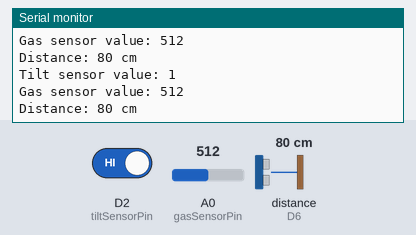
The sketch below on a simulated ESP8266 (NodeMCU). Parts: the last lines printed to the serial monitor. Wiring (inferred from the names in the program): ultrasonic range finder: trigger D5; echo D6. The inputs (shaded band) are chosen by the test bench; at power-on: distance to the obstacle (sensor on D6) 80 cm, A0 (gasSensorPin) = 512, D2 (tiltSensorPin) HIGH. The echo pulse lasts 58.3 µs per cm; WiFi joins after 1.5 s; servers stay silent unless stated.

Above: at 3.0 s.
3.1 s: distance to the obstacle (sensor on D6) set to 2 cm
At 4.4 s:
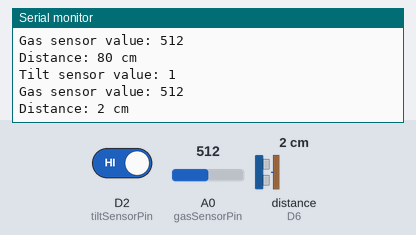
4.6 s: A0 (gasSensorPin) set to 716
At 5.6 s:
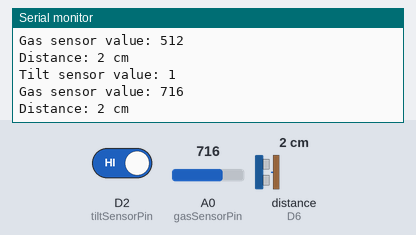
6.1 s: D2 (tiltSensorPin) driven LOW
7.6 s: distance to the obstacle (sensor on D6) set to 4 cm
At 8.6 s:
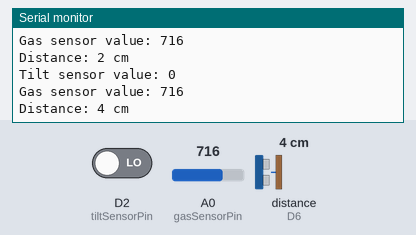
9.1 s: A0 (gasSensorPin) set to 900
At 10.6 s:
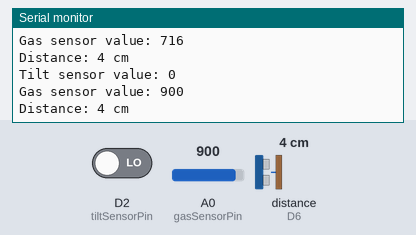
Timing chart, 0 to 11.6 s (numbered marks = the images above; inputs shaded):
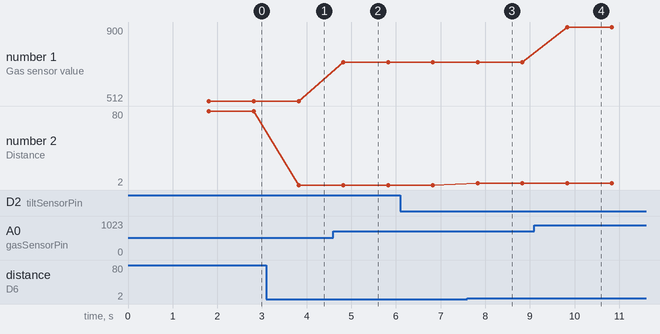

Measured:
- after the input at 3.1 s, the serial monitor: prints a new line after 0.72 s (image 1)
- after the input at 4.6 s, the serial monitor: prints a new line after 0.22 s (image 2)
- after the input at 7.6 s, the serial monitor: prints a new line after 0.23 s (image 3)
- after the input at 9.1 s, the serial monitor: prints a new line after 0.73 s (image 4)
- plotted number 1: 512 → 716 after the input at 4.6 s, 716 → 900 after the input at 9.1 s
- plotted number 2: 80 → 2 after the input at 3.1 s, 2 → 4 after the input at 7.6 s

The sketch:

test.ino
```cpp
#include <ESP8266WiFi.h>
#include <BlynkSimpleEsp8266.h>

// Wi-Fi credentials
char auth[] = "9HCsk5yfshJr2sRj471PSPxYcG5NIgWg";
char ssid[] = "vivo Y21G";
char password[] = "12345678";

// Tilt sensor pin
const int tiltSensorPin = D2;

// Gas sensor pin
const int gasSensorPin = A0;

// Ultrasonic sensor pins
const int trigPin = D5;
const int echoPin = D6;

void setup() {
  Serial.begin(9600); // Initialize serial communication
  pinMode(tiltSensorPin, INPUT_PULLUP); // Set tilt sensor pin as input with internal pull-up resistor
  pinMode(trigPin, OUTPUT); // Set trig pin as output
  pinMode(echoPin, INPUT); // Set echo pin as input

  Blynk.begin(auth, ssid, password); // Connect to Blynk
}

void loop() {
  Blynk.run(); // Run Blynk background tasks

  // Read tilt sensor value
  int tiltValue = digitalRead(tiltSensorPin);

  // Read gas sensor value
  int gasValue = analogRead(gasSensorPin);

  // Trigger ultrasonic sensor
  digitalWrite(trigPin, LOW);
  delayMicroseconds(2);
  digitalWrite(trigPin, HIGH);
  delayMicroseconds(10);
  digitalWrite(trigPin, LOW);

  // Read echo pin duration
  long duration = pulseIn(echoPin, HIGH);

  // Calculate distance in centimeters
  int distance = duration / 58;

  // Print sensor values to serial monitor
  Serial.print("Tilt sensor value: ");
  Serial.println(tiltValue);
  Serial.print("Gas sensor value: ");
  Serial.println(gasValue);
  Serial.print("Distance: ");
  Serial.print(distance);
  Serial.println(" cm");

  // Send sensor values to Blynk app
  Blynk.virtualWrite(V0, tiltValue); // Send tilt sensor value to Virtual Pin V1
  Blynk.virtualWrite(V1, gasValue); // Send gas sensor value to Virtual Pin V2
  Blynk.virtualWrite(V2, distance); // Send distance to Virtual Pin V3

  delay(1000); // Delay for 1 second
}
```
